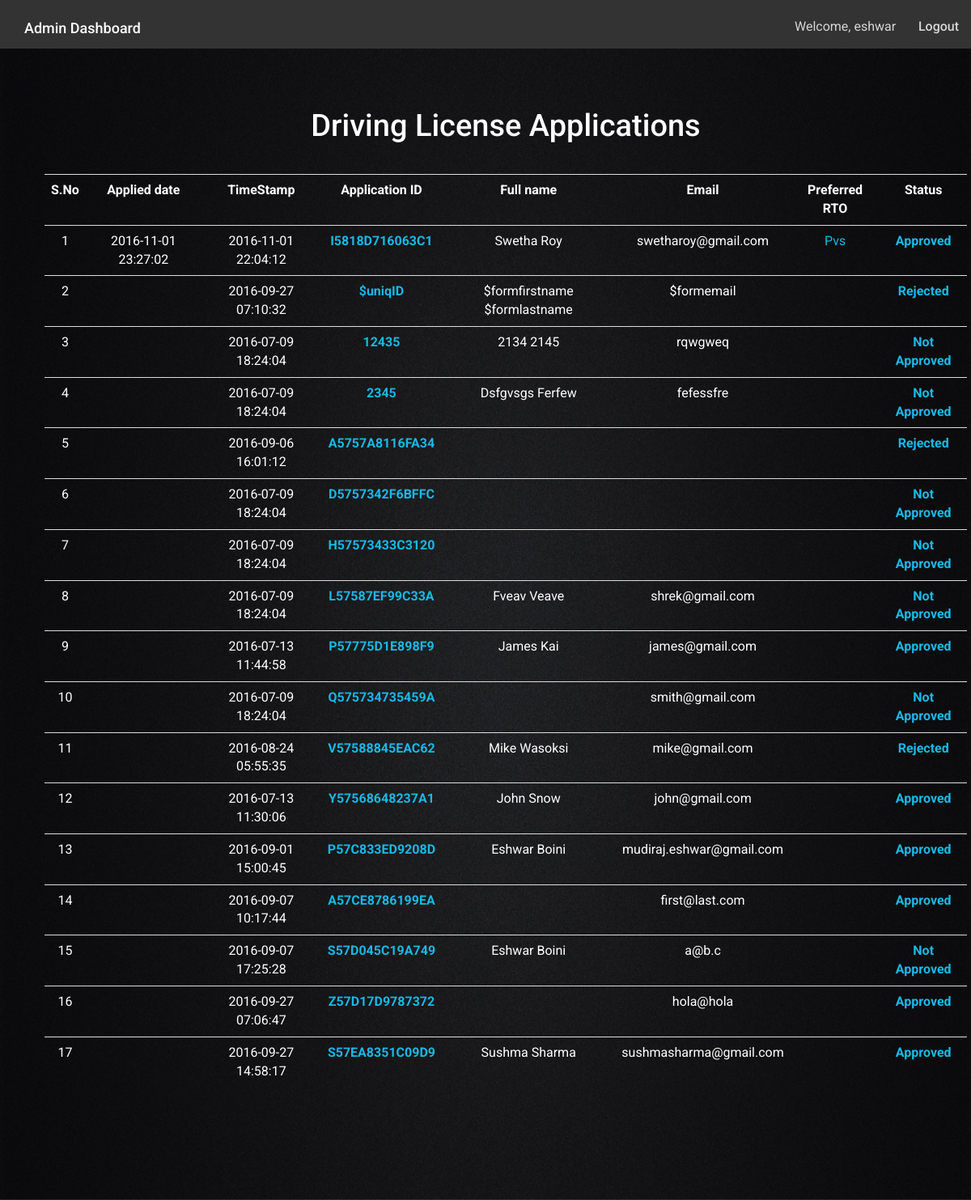
The app's page /admin/admin_applicants.php (signed in) with its own data.
### tables this page shows
CREATE TABLE `applications` (
  `TimeStamp` timestamp NOT NULL DEFAULT CURRENT_TIMESTAMP ON UPDATE CURRENT_TIMESTAMP,
  `ApplicationID` varchar(14) NOT NULL,
  `FirstName` varchar(30) DEFAULT NULL,
  `LastName` varchar(30) DEFAULT NULL,
  `DateOfBirth` date DEFAULT NULL,
  `FathersName` varchar(255) DEFAULT NULL,
  `BloodGroup` varchar(3) DEFAULT NULL,
  `AdhaarNumber` varchar(20) DEFAULT NULL,
  `EducationalQualifications` varchar(40) DEFAULT NULL,
  `IdentificationMarks` varchar(255) DEFAULT NULL,
  `Email` varchar(30) DEFAULT NULL,
  `Mobile` varchar(20) DEFAULT NULL,
  `Telephone` int(20) DEFAULT NULL,
  `TempStreet` varchar(255) DEFAULT NULL,
  `TempCity` varchar(255) DEFAULT NULL,
  `TempState` varchar(255) DEFAULT NULL,
  `TempPincode` int(6) DEFAULT NULL,
  `PerStreet` varchar(255) DEFAULT NULL,
  `PerCity` varchar(255) DEFAULT NULL,
  `PerState` varchar(255) DEFAULT NULL,
  `PerPincode` int(6) DEFAULT NULL,
  `EffectiveLicense` varchar(40) DEFAULT NULL,
  `EffectiveLicenseValidity` varchar(20) DEFAULT NULL,
  `PreviousLicense` varchar(3) DEFAULT NULL,
  `PreviousLicenseNumber` varchar(40) DEFAULT NULL,
  `EverDisqualified` varchar(10) DEFAULT NULL,
  `DisqualificationReason` varchar(500) DEFAULT NULL,
  `ApplyForLicense` varchar(40) DEFAULT NULL,
  `Status` text NOT NULL,
  `SlotStatus` varchar(20) NOT NULL,
  `attempt` int(5) DEFAULT NULL,
  `test_results` varchar(50) DEFAULT NULL,
  `user_update_time` varchar(40) DEFAULT NULL,
  `visiting_rto` varchar(255) NOT NULL
);

### admin/admin_applicants.php (the view, shortened to what this page needs)
<?php
require_once('../includes/initialize.php');
if(isset($_GET['rto_office'])) {
    $rtoname = $_GET['rto_office'];
} else {
    $rtoname = NULL;
}
?>
<?php include_once(LIB_PATH.DS.'layouts/html_initialize.php'); ?>
<?php include_once(LIB_PATH.DS.'layouts/css_initialize.php'); ?>
<?php include_once(LIB_PATH.DS.'layouts/favicon_initialize.php'); ?>
    <body onload="ButtonsEdit()">
        <div class="anks">
            <img src="../assets/img/backgrounds/plain.jpg" class="bg">
            <?php include_once(LIB_PATH.DS.'layouts/navbar.php') ?>
            <div class="top-content">
                <div class="inner-bg" >
                    <div class="container">
                        <div class="row">
                            <div class="col-sm-12 text">
                                <h1><strong>Driving License Applications</strong>
                                </h1>
                                <div class="top-big-link">
                                   <table class="table">
                                        <tr>
                                            <th style="text-align: center;">S.No</th>
                                            <th style="text-align: center;">Applied date</td>
                                            <th style="text-align: center;">TimeStamp</td>
                                            <th style="text-align: center;">Application ID</th>
                                            <th style="text-align: center;">Full name</th>
                                            <th style="text-align: center;">Email</th>
                                            <?php if($rtoname==NULL) { echo '<th style="text-align: center;">Preferred RTO</th>'; } ?>
                                            <th style="text-align: center;">Status</th>
                                        </tr>
                                        <?php
                                            $sqlAdminList = "SELECT visiting_rto,TimeStamp,user_update_time,FirstName,LastName, ApplicationID, Email, Status FROM Applications " ;
                                            $sqlAdminList .= "ORDER BY user_update_time DESC;";
                                            $adminListResult = mysqli_query($conn, $sqlAdminList);
                                            $counter = 1;
                                            if (mysqli_num_rows($adminListResult) > 0) {
                                                while ($appRow = mysqli_fetch_array($adminListResult)) {
                                                    if ($appRow['Status']!="Approved"){
                                                        $adminStatus = "Not Approved";
                                                    } if ($appRow['Status']=="Approved") {
                                                        $adminStatus = "Approved";
                                                    } if ($appRow['Status']=="Rejected") {
                                                        $adminStatus = "Rejected";
                                                    }
                                                    $query = "SELECT SignatureName,PhotographName from fileuploads WHERE ApplicationID='{$appRow['ApplicationID']}' ; ";
                                                    $result = mysqli_query($conn, $query);
                                                    $filelist = mysqli_fetch_array($result);
                                                    echo "
                                                        <tr>
                                                            <td>".$counter."</td>
                                                            <td>".$appRow['user_update_time']."</td>
                                                            <td>".$appRow['TimeStamp']."</td>
                                                            <td><a target='_blank' href='adminformview.php?id=".$appRow['ApplicationID']."&signfile=".$filelist['SignatureName']."&picfile=".$filelist['PhotographName']."'><b>".$appRow['ApplicationID']."</b></a></td>
                                                            <td>".ucfirst($appRow['FirstName'])." ".ucfirst($appRow['LastName'])."</td>
                                                            <td>".$appRow['Email']."</td>";
                                                    if($rtoname == NULL) {
                                                        echo "<td><a href='admin_applicants.php?rto_office=".$appRow['visiting_rto']."' >".ucfirst($appRow['visiting_rto'])."</td>";
                                                    }
                                                    echo "<td><a href='documentscheck.php?id=".$appRow['ApplicationID']."'><b>".$adminStatus."</b></a></td>
                                                    ";
                                                    $counter++;
                                                }
                                            }
                                        ?>
                                   </table>
                                </div>
                            </div>
                        </div>
                    </div>
                </div>
            </div>
        </div>
    </body>
</html>

### includes/layouts/html_initialize.php (shortened to what this page needs)
<!DOCTYPE html>
<html lang="en">
    <head>

### includes/layouts/css_initialize.php (shortened to what this page needs)
      <link rel="stylesheet" href="../assets/bootstrap/css/bootstrap.min.css">
      <link rel="stylesheet" href="../assets/font-awesome/css/font-awesome.min.css">
<link rel="stylesheet" href="../assets/css/form-elements.css">
      <link rel="stylesheet" href="../assets/css/style.css">
      <link rel="stylesheet" href="../assets/css/dashboard.css">

### includes/layouts/favicon_initialize.php (shortened to what this page needs)
</head>

### includes/layouts/navbar.php (shortened to what this page needs)
<nav class="navbar navbar-inverse navbar-fixed-top" role="navigation">
     <div class="container">
         <div class="navbar-header">
             <a class="navbar-brand" href="index.php"><strong><?php if(isset($_SESSION['admin'])) { ?>Admin<?php } ?> Dashboard</strong></a>
         </div>
         <div class="collapse navbar-collapse" id="top-navbar-1">
             <ul class="nav navbar-nav navbar-right">
                 <li>
                     <span class="li-text">
                         Welcome, <?php echo $_SESSION['FirstName'] ; ?>
                     </span>
                     <span class="li-text">
                          &nbsp; &nbsp; &nbsp; <a href="<?php if(isset($_SESSION['admin'])) { ?>admin<?php }; ?>logout.php?logout"><strong>Logout</strong></a>
                     </span>
                 </li>
             </ul>
         </div>
     </div>
 </nav>

### assets/css/style.css (style rules this page uses)
body { font-family: 'Roboto', sans-serif; font-size: 16px; font-weight: 400; color: white; line-height: 30px; }
strong { font-weight: 500; color: white; }
a, a:hover, a:focus { color: #19b9e7; text-decoration: none; -o-transition: all .3s; -moz-transition: all .3s; -webkit-transition: all .3s; -ms-transition: all .3s; transition: all .3s; }
h1, h2 { margin-top: 10px; font-size: 38px; font-weight: 400; color: white; line-height: 50px; }
img { max-width: 100%; }
th { font-size: 300; }
img.bg { min-height: 100%; min-width: 1024px; width: 100%; height: auto; position: fixed; top: 0; left: 0; z-index: -10; }
div.anks { text-align: center; }
.navbar { padding-top: 10px; background: #333; border: 0; -o-transition: all .3s; -moz-transition: all .3s; -webkit-transition: all .3s; -ms-transition: all .3s; transition: all .3s; }
ul.navbar-nav { font-size: 16px; color: #fff; }
.navbar-inverse ul.navbar-nav li { padding-top: 8px; padding-bottom: 8px; }
.navbar-inverse ul.navbar-nav li .li-text { opacity: 0.8; }
.navbar-inverse ul.navbar-nav li a { display: inline; padding: 0; color: #fff; }
.inner-bg { padding:120px 40px ; }
.top-content .text { color: #fff; }
.top-content .text h1 { color: #fff; }
.top-content .top-big-link { margin-top: 35px; }

### records on screen
applications: user_update_time "2016-11-01 23:27:02", TimeStamp "2016-11-01 22:04:12", ApplicationID "I5818D716063C1", FirstName "Swetha", LastName "Roy", Email "swetharoy@gmail.com", visiting_rto "Pvs", Status "Approved"
applications: TimeStamp "2016-09-27 07:10:32", ApplicationID "$uniqID", FirstName "$formfirstname", LastName "$formlastname", Email "$formemail", Status "Rejected"
applications: TimeStamp "2016-07-09 18:24:04", ApplicationID "12435", FirstName "2134", LastName "2145", Email "rqwgweq", Status "Not Approved"
applications: TimeStamp "2016-07-09 18:24:04", ApplicationID "2345", FirstName "Dsfgvsgs", LastName "Ferfew", Email "fefessfre", Status "Not Approved"
applications: TimeStamp "2016-09-06 16:01:12", ApplicationID "A5757A8116FA34", Status "Rejected"
applications: TimeStamp "2016-07-09 18:24:04", ApplicationID "D5757342F6BFFC", Status "Not Approved"
applications: TimeStamp "2016-07-09 18:24:04", ApplicationID "H57573433C3120", Status "Not Approved"
applications: TimeStamp "2016-07-09 18:24:04", ApplicationID "L57587EF99C33A", FirstName "Fveav", LastName "Veave", Email "shrek@gmail.com", Status "Not Approved"
applications: TimeStamp "2016-07-13 11:44:58", ApplicationID "P57775D1E898F9", FirstName "James", LastName "Kai", Email "james@gmail.com", Status "Approved"
applications: TimeStamp "2016-07-09 18:24:04", ApplicationID "Q575734735459A", Email "smith@gmail.com", Status "Not Approved"
applications: TimeStamp "2016-08-24 05:55:35", ApplicationID "V57588845EAC62", FirstName "Mike", LastName "Wasoksi", Email "mike@gmail.com", Status "Rejected"
applications: TimeStamp "2016-07-13 11:30:06", ApplicationID "Y57568648237A1", FirstName "John", LastName "Snow", Email "john@gmail.com", Status "Approved"
applications: TimeStamp "2016-09-01 15:00:45", ApplicationID "P57C833ED9208D", FirstName "Eshwar", LastName "Boini", Email "mudiraj.eshwar@gmail.com", Status "Approved"
applications: TimeStamp "2016-09-07 10:17:44", ApplicationID "A57CE8786199EA", Email "first@last.com", Status "Approved"
applications: TimeStamp "2016-09-07 17:25:28", ApplicationID "S57D045C19A749", FirstName "Eshwar", LastName "Boini", Email "a@b.c", Status "Not Approved"
applications: TimeStamp "2016-09-27 07:06:47", ApplicationID "Z57D17D9787372", Email "hola@hola", Status "Approved"
applications: TimeStamp "2016-09-27 14:58:17", ApplicationID "S57EA8351C09D9", FirstName "Sushma", LastName "Sharma", Email "sushmasharma@gmail.com", Status "Approved"

### other values on screen
$_SESSION['FirstName'] "eshwar"
